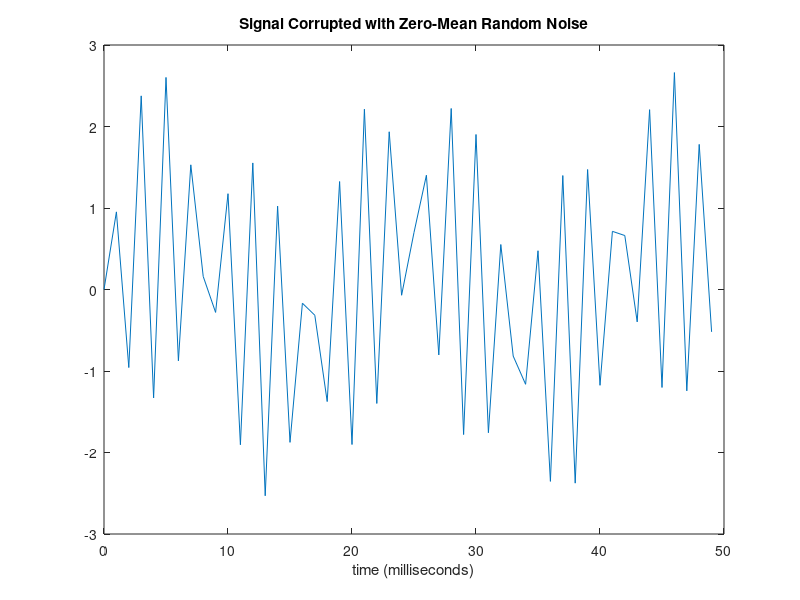

This chart was generated by the following MATLAB code: (Note: this script raises an error after producing the figure.)
clear all;
clc;

Fs = 1000;                    % Sampling frequency
T = 1/Fs;                     % Sample time
L = 15000;                     % Length of signal
t = (0:L-1)*T;                % Time vector
% Sum of a 50 Hz sinusoid and a 120 Hz sinusoid
x = 0.7*sin(2*pi*50*t) + 2*sin(2*pi*440*t); 

figure(1);
plot(Fs*t(1:50),x(1:50))
title('Signal Corrupted with Zero-Mean Random Noise')
xlabel('time (milliseconds)')

[X, f] = fouriertransform(Fs, x);

% Plot single-sided amplitude spectrum.
figure(2);
plot(f,X) 
title('Single-Sided Amplitude Spectrum of y(t)')
xlabel('Frequency (Hz)')
ylabel('|Y(f)|')